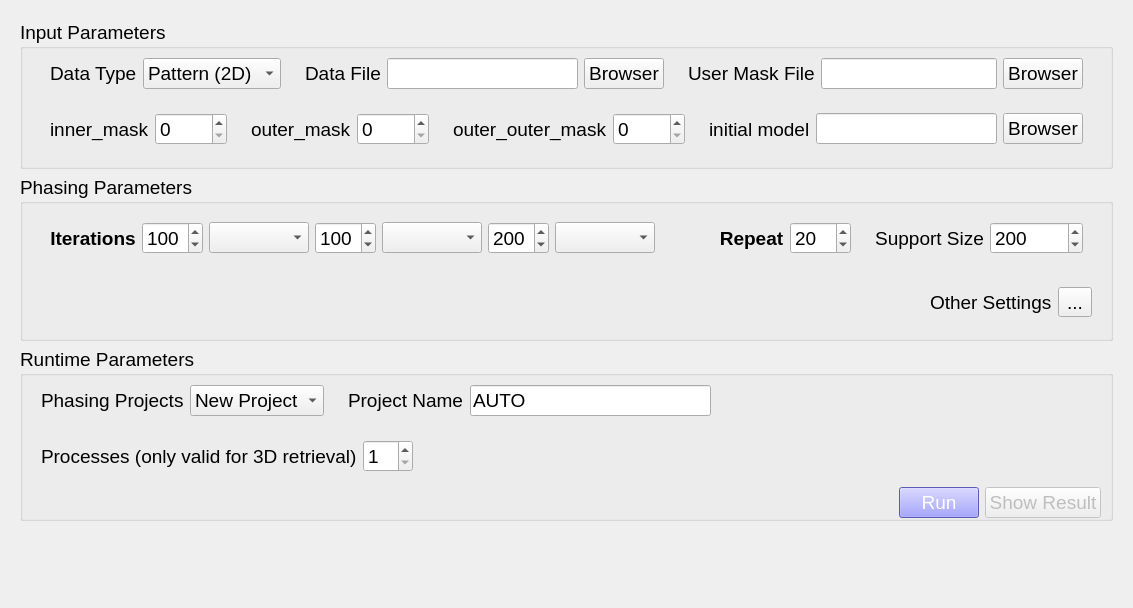
          <widget class="QWidget" name="tab_phasing">
           <attribute name="title">
            <string>Phase Retrieval</string>
           </attribute>
           <layout class="QVBoxLayout" name="verticalLayout_30">
            <item>
             <widget class="QWidget" name="widget_79" native="true">
              <layout class="QVBoxLayout" name="verticalLayout_25">
               <item>
                <widget class="QGroupBox" name="groupBox_6">
                 <property name="font">
                  <font>
                   <pointsize>14</pointsize>
                  </font>
                 </property>
                 <property name="title">
                  <string notr="true">Input Parameters</string>
                 </property>
                 <property name="flat">
                  <bool>false</bool>
                 </property>
                 <property name="checkable">
                  <bool>false</bool>
                 </property>
                 <layout class="QVBoxLayout" name="verticalLayout_21">
                  <property name="topMargin">
                   <number>0</number>
                  </property>
                  <property name="bottomMargin">
                   <number>12</number>
                  </property>
                  <item>
                   <widget class="QWidget" name="widget_55" native="true">
                    <layout class="QHBoxLayout" name="horizontalLayout_45">
                     <property name="topMargin">
                      <number>0</number>
                     </property>
                     <property name="bottomMargin">
                      <number>0</number>
                     </property>
                     <item>
                      <widget class="QWidget" name="widget_52" native="true">
                       <layout class="QHBoxLayout" name="horizontalLayout_42">
                        <item>
                         <widget class="QLabel" name="label_42">
                          <property name="font">
                           <font>
                            <pointsize>14</pointsize>
                           </font>
                          </property>
                          <property name="text">
                           <string>Data Type</string>
                          </property>
                         </widget>
                        </item>
                        <item>
                         <widget class="QComboBox" name="comboBox_8">
                          <item>
                           <property name="text">
                            <string>Pattern (2D)</string>
                           </property>
                          </item>
                          <item>
                           <property name="text">
                            <string>Volume (3D)</string>
                           </property>
                          </item>
                         </widget>
                        </item>
                       </layout>
                      </widget>
                     </item>
                     <item>
                      <widget class="QWidget" name="widget_53" native="true">
                       <layout class="QHBoxLayout" name="horizontalLayout_43" stretch="0,1,0">
                        <item>
                         <widget class="QLabel" name="label_43">
                          <property name="sizePolicy">
                           <sizepolicy hsizetype="Preferred" vsizetype="Preferred">
                            <horstretch>0</horstretch>
                            <verstretch>0</verstretch>
                           </sizepolicy>
                          </property>
                          <property name="font">
                           <font>
                            <pointsize>14</pointsize>
                           </font>
                          </property>
                          <property name="mouseTracking">
                           <bool>true</bool>
                          </property>
                          <property name="toolTip">
                           <string extracomment="All H5 and CXI files are selected as data file, and &quot;mask.npy&quot; is mask file">&lt;html&gt;&lt;head/&gt;&lt;body&gt;&lt;p&gt;Support &amp;quot;.npy&amp;quot; &amp;amp; &amp;quot;.bin&amp;quot; files&lt;/p&gt;&lt;/body&gt;&lt;/html&gt;</string>
                          </property>
                          <property name="statusTip">
                           <string extracomment="All H5 and CXI files are selected as data file, and &quot;mask.npy&quot; is mask file"/>
                          </property>
                          <property name="whatsThis">
                           <string extracomment="All H5 and CXI files are selected as data file, and &quot;mask.npy&quot; is mask file"/>
                          </property>
                          <property name="text">
                           <string>Data File</string>
                          </property>
                         </widget>
                        </item>
                        <item>
                         <widget class="QLineEdit" name="lineEdit_9">
                          <property name="sizePolicy">
                           <sizepolicy hsizetype="Expanding" vsizetype="Fixed">
                            <horstretch>1</horstretch>
                            <verstretch>0</verstretch>
                           </sizepolicy>
                          </property>
                         </widget>
                        </item>
                        <item>
                         <widget class="QPushButton" name="pushButton_14">
                          <property name="sizePolicy">
                           <sizepolicy hsizetype="Minimum" vsizetype="Fixed">
                            <horstretch>0</horstretch>
                            <verstretch>0</verstretch>
                           </sizepolicy>
                          </property>
                          <property name="text">
                           <string>Browser</string>
                          </property>
                         </widget>
                        </item>
                       </layout>
                      </widget>
                     </item>
                     <item>
                      <widget class="QWidget" name="widget_54" native="true">
                       <layout class="QHBoxLayout" name="horizontalLayout_44" stretch="0,1,0">
                        <item>
                         <widget class="QLabel" name="label_44">
                          <property name="font">
                           <font>
                            <pointsize>14</pointsize>
                           </font>
                          </property>
                          <property name="toolTip">
                           <string>&lt;html&gt;&lt;head/&gt;&lt;body&gt;&lt;p&gt;support &amp;quot;.npy&amp;quot; &amp;amp; binary file&lt;/p&gt;&lt;/body&gt;&lt;/html&gt;</string>
                          </property>
                          <property name="text">
                           <string>User Mask File</string>
                          </property>
                         </widget>
                        </item>
                        <item>
                         <widget class="QLineEdit" name="lineEdit_10"/>
                        </item>
                        <item>
                         <widget class="QPushButton" name="pushButton_15">
                          <property name="text">
                           <string>Browser</string>
                          </property>
                         </widget>
                        </item>
                       </layout>
                      </widget>
                     </item>
                    </layout>
                   </widget>
                  </item>
                  <item>
                   <widget class="QWidget" name="widget_56" native="true">
                    <layout class="QHBoxLayout" name="horizontalLayout_50">
                     <property name="topMargin">
                      <number>0</number>
                     </property>
                     <property name="bottomMargin">
                      <number>0</number>
                     </property>
                     <item>
                      <widget class="QWidget" name="widget_57" native="true">
                       <layout class="QHBoxLayout" name="horizontalLayout_46">
                        <item>
                         <widget class="QLabel" name="label_45">
                          <property name="font">
                           <font>
                            <pointsize>14</pointsize>
                           </font>
                          </property>
                          <property name="toolTip">
                           <string>&lt;html&gt;&lt;head/&gt;&lt;body&gt;&lt;p&gt;0 means None&lt;/p&gt;&lt;/body&gt;&lt;/html&gt;</string>
                          </property>
                          <property name="text">
                           <string>inner_mask</string>
                          </property>
                         </widget>
                        </item>
                        <item>
                         <widget class="QSpinBox" name="spinBox_20">
                          <property name="maximum">
                           <number>1024</number>
                          </property>
                         </widget>
                        </item>
                       </layout>
                      </widget>
                     </item>
                     <item>
                      <widget class="QWidget" name="widget_58" native="true">
                       <layout class="QHBoxLayout" name="horizontalLayout_47">
                        <item>
                         <widget class="QLabel" name="label_46">
                          <property name="font">
                           <font>
                            <pointsize>14</pointsize>
                           </font>
                          </property>
                          <property name="toolTip">
                           <string>&lt;html&gt;&lt;head/&gt;&lt;body&gt;&lt;p&gt;0 means None&lt;/p&gt;&lt;/body&gt;&lt;/html&gt;</string>
                          </property>
                          <property name="text">
                           <string>outer_mask</string>
                          </property>
                         </widget>
                        </item>
                        <item>
                         <widget class="QSpinBox" name="spinBox_21">
                          <property name="maximum">
                           <number>1024</number>
                          </property>
                         </widget>
                        </item>
                       </layout>
                      </widget>
                     </item>
                     <item>
                      <widget class="QWidget" name="widget_59" native="true">
                       <layout class="QHBoxLayout" name="horizontalLayout_48">
                        <item>
                         <widget class="QLabel" name="label_47">
                          <property name="font">
                           <font>
                            <pointsize>14</pointsize>
                           </font>
                          </property>
                          <property name="toolTip">
                           <string>&lt;html&gt;&lt;head/&gt;&lt;body&gt;&lt;p&gt;0 means None&lt;/p&gt;&lt;/body&gt;&lt;/html&gt;</string>
                          </property>
                          <property name="text">
                           <string>outer_outer_mask</string>
                          </property>
                         </widget>
                        </item>
                        <item>
                         <widget class="QSpinBox" name="spinBox_22">
                          <property name="maximum">
                           <number>1024</number>
                          </property>
                         </widget>
                        </item>
                       </layout>
                      </widget>
                     </item>
                     <item>
                      <widget class="QWidget" name="widget_60" native="true">
                       <layout class="QHBoxLayout" name="horizontalLayout_49">
                        <item>
                         <widget class="QLabel" name="label_48">
                          <property name="font">
                           <font>
                            <pointsize>14</pointsize>
                           </font>
                          </property>
                          <property name="toolTip">
                           <string>&lt;html&gt;&lt;head/&gt;&lt;body&gt;&lt;p&gt;0 means None&lt;/p&gt;&lt;/body&gt;&lt;/html&gt;</string>
                          </property>
                          <property name="text">
                           <string>initial model</string>
                          </property>
                         </widget>
                        </item>
                        <item>
                         <widget class="QLineEdit" name="lineEdit_11"/>
                        </item>
                        <item>
                         <widget class="QPushButton" name="pushButton_16">
                          <property name="text">
                           <string>Browser</string>
                          </property>
                         </widget>
                        </item>
                       </layout>
                      </widget>
                     </item>
                    </layout>
                   </widget>
                  </item>
                 </layout>
                </widget>
               </item>
               <item>
                <widget class="QGroupBox" name="groupBox_7">
                 <property name="font">
                  <font>
                   <pointsize>14</pointsize>
                  </font>
                 </property>
                 <property name="title">
                  <string>Phasing Parameters</string>
                 </property>
                 <layout class="QVBoxLayout" name="verticalLayout_24">
                  <property name="topMargin">
                   <number>0</number>
                  </property>
                  <property name="bottomMargin">
                   <number>12</number>
                  </property>
                  <item>
                   <widget class="QWidget" name="widget_61" native="true">
                    <layout class="QHBoxLayout" name="horizontalLayout_54" stretch="0,1,0,0">
                     <item>
                      <widget class="QWidget" name="widget_62" native="true">
                       <layout class="QHBoxLayout" name="horizontalLayout_51">
                        <item>
                         <widget class="QLabel" name="label_49">
                          <property name="font">
                           <font>
                            <pointsize>14</pointsize>
                            <weight>75</weight>
                            <bold>true</bold>
                           </font>
                          </property>
                          <property name="toolTip">
                           <string>&lt;html&gt;&lt;head/&gt;&lt;body&gt;&lt;p&gt;&lt;span style=&quot; font-weight:400;&quot;&gt;set the number to 0 if you don't want any steps in the loop&lt;/span&gt;&lt;/p&gt;&lt;/body&gt;&lt;/html&gt;</string>
                          </property>
                          <property name="text">
                           <string>Iterations</string>
                          </property>
                          <property name="alignment">
                           <set>Qt::AlignCenter</set>
                          </property>
                         </widget>
                        </item>
                        <item>
                         <widget class="QSpinBox" name="spinBox_23">
                          <property name="minimum">
                           <number>0</number>
                          </property>
                          <property name="maximum">
                           <number>500</number>
                          </property>
                          <property name="value">
                           <number>100</number>
                          </property>
                         </widget>
                        </item>
                        <item>
                         <widget class="QComboBox" name="comboBox_9"/>
                        </item>
                        <item>
                         <widget class="QSpinBox" name="spinBox_24">
                          <property name="minimum">
                           <number>0</number>
                          </property>
                          <property name="maximum">
                           <number>500</number>
                          </property>
                          <property name="value">
                           <number>100</number>
                          </property>
                         </widget>
                        </item>
                        <item>
                         <widget class="QComboBox" name="comboBox_10"/>
                        </item>
                        <item>
                         <widget class="QSpinBox" name="spinBox_25">
                          <property name="minimum">
                           <number>0</number>
                          </property>
                          <property name="maximum">
                           <number>500</number>
                          </property>
                          <property name="value">
                           <number>200</number>
                          </property>
                         </widget>
                        </item>
                        <item>
                         <widget class="QComboBox" name="comboBox_11"/>
                        </item>
                       </layout>
                      </widget>
                     </item>
                     <item>
                      <spacer name="horizontalSpacer_19">
                       <property name="orientation">
                        <enum>Qt::Horizontal</enum>
                       </property>
                       <property name="sizeHint" stdset="0">
                        <size>
                         <width>40</width>
                         <height>20</height>
                        </size>
                       </property>
                      </spacer>
                     </item>
                     <item>
                      <widget class="QWidget" name="widget_64" native="true">
                       <layout class="QHBoxLayout" name="horizontalLayout_53">
                        <item>
                         <widget class="QLabel" name="label_51">
                          <property name="font">
                           <font>
                            <pointsize>14</pointsize>
                            <weight>75</weight>
                            <bold>true</bold>
                           </font>
                          </property>
                          <property name="text">
                           <string>Repeat</string>
                          </property>
                          <property name="alignment">
                           <set>Qt::AlignCenter</set>
                          </property>
                         </widget>
                        </item>
                        <item>
                         <widget class="QSpinBox" name="spinBox_27">
                          <property name="minimum">
                           <number>1</number>
                          </property>
                          <property name="maximum">
                           <number>100</number>
                          </property>
                          <property name="value">
                           <number>20</number>
                          </property>
                         </widget>
                        </item>
                       </layout>
                      </widget>
                     </item>
                     <item>
                      <widget class="QWidget" name="widget_63" native="true">
                       <layout class="QHBoxLayout" name="horizontalLayout_52">
                        <item>
                         <widget class="QLabel" name="label_50">
                          <property name="font">
                           <font>
                            <pointsize>14</pointsize>
                           </font>
                          </property>
                          <property name="text">
                           <string>Support Size</string>
                          </property>
                          <property name="alignment">
                           <set>Qt::AlignCenter</set>
                          </property>
                         </widget>
                        </item>
                        <item>
                         <widget class="QSpinBox" name="spinBox_26">
                          <property name="minimum">
                           <number>1</number>
                          </property>
                          <property name="maximum">
                           <number>10000000</number>
                          </property>
                          <property name="value">
                           <number>200</number>
                          </property>
                         </widget>
                        </item>
                       </layout>
                      </widget>
                     </item>
                    </layout>
                   </widget>
                  </item>
                  <item>
                   <widget class="QWidget" name="widget_70" native="true">
                    <layout class="QHBoxLayout" name="horizontalLayout_60">
                     <item>
                      <spacer name="horizontalSpacer_10">
                       <property name="orientation">
                        <enum>Qt::Horizontal</enum>
                       </property>
                       <property name="sizeHint" stdset="0">
                        <size>
                         <width>889</width>
                         <height>20</height>
                        </size>
                       </property>
                      </spacer>
                     </item>
                     <item>
                      <widget class="QLabel" name="label_64">
                       <property name="text">
                        <string>Other Settings</string>
                       </property>
                      </widget>
                     </item>
                     <item>
                      <widget class="QToolButton" name="toolButton">
                       <property name="text">
                        <string>...</string>
                       </property>
                      </widget>
                     </item>
                    </layout>
                   </widget>
                  </item>
                 </layout>
                </widget>
               </item>
               <item>
                <widget class="QGroupBox" name="groupBox_8">
                 <property name="font">
                  <font>
                   <pointsize>14</pointsize>
                  </font>
                 </property>
                 <property name="title">
                  <string>Runtime Parameters</string>
                 </property>
                 <layout class="QVBoxLayout" name="verticalLayout_23">
                  <property name="leftMargin">
                   <number>0</number>
                  </property>
                  <property name="topMargin">
                   <number>0</number>
                  </property>
                  <property name="rightMargin">
                   <number>0</number>
                  </property>
                  <property name="bottomMargin">
                   <number>0</number>
                  </property>
                  <item>
                   <widget class="QWidget" name="widget_65" native="true">
                    <layout class="QHBoxLayout" name="horizontalLayout_55">
                     <property name="topMargin">
                      <number>0</number>
                     </property>
                     <property name="bottomMargin">
                      <number>0</number>
                     </property>
                     <item>
                      <widget class="QWidget" name="widget_66" native="true">
                       <layout class="QHBoxLayout" name="horizontalLayout_56">
                        <item>
                         <widget class="QLabel" name="label_52">
                          <property name="text">
                           <string>Phasing Projects</string>
                          </property>
                         </widget>
                        </item>
                        <item>
                         <widget class="QComboBox" name="comboBox_12">
                          <item>
                           <property name="text">
                            <string>New Project</string>
                           </property>
                          </item>
                         </widget>
                        </item>
                       </layout>
                      </widget>
                     </item>
                     <item>
                      <widget class="QWidget" name="widget_67" native="true">
                       <layout class="QHBoxLayout" name="horizontalLayout_57">
                        <item>
                         <widget class="QLabel" name="label_53">
                          <property name="text">
                           <string>Project Name</string>
                          </property>
                         </widget>
                        </item>
                        <item>
                         <widget class="QLineEdit" name="lineEdit_12">
                          <property name="text">
                           <string>AUTO</string>
                          </property>
                         </widget>
                        </item>
                       </layout>
                      </widget>
                     </item>
                     <item>
                      <spacer name="horizontalSpacer_7">
                       <property name="orientation">
                        <enum>Qt::Horizontal</enum>
                       </property>
                       <property name="sizeHint" stdset="0">
                        <size>
                         <width>251</width>
                         <height>20</height>
                        </size>
                       </property>
                      </spacer>
                     </item>
                    </layout>
                   </widget>
                  </item>
                  <item>
                   <widget class="QWidget" name="widget_68" native="true">
                    <layout class="QHBoxLayout" name="horizontalLayout_58" stretch="0,1">
                     <property name="topMargin">
                      <number>0</number>
                     </property>
                     <property name="bottomMargin">
                      <number>0</number>
                     </property>
                     <item>
                      <widget class="QWidget" name="widget_69" native="true">
                       <layout class="QHBoxLayout" name="horizontalLayout_59" stretch="0,1">
                        <item>
                         <widget class="QLabel" name="label_54">
                          <property name="text">
                           <string>Processes (only valid for 3D retrieval)</string>
                          </property>
                         </widget>
                        </item>
                        <item>
                         <widget class="QSpinBox" name="spinBox_28">
                          <property name="font">
                           <font>
                            <pointsize>14</pointsize>
                           </font>
                          </property>
                          <property name="minimum">
                           <number>1</number>
                          </property>
                         </widget>
                        </item>
                       </layout>
                      </widget>
                     </item>
                     <item>
                      <spacer name="horizontalSpacer_8">
                       <property name="orientation">
                        <enum>Qt::Horizontal</enum>
                       </property>
                       <property name="sizeHint" stdset="0">
                        <size>
                         <width>348</width>
                         <height>20</height>
                        </size>
                       </property>
                      </spacer>
                     </item>
                    </layout>
                   </widget>
                  </item>
                  <item>
                   <widget class="QWidget" name="widget_72" native="true">
                    <layout class="QHBoxLayout" name="horizontalLayout_62" stretch="0,0,0">
                     <property name="topMargin">
                      <number>0</number>
                     </property>
                     <property name="bottomMargin">
                      <number>0</number>
                     </property>
                     <item>
                      <spacer name="horizontalSpacer_9">
                       <property name="orientation">
                        <enum>Qt::Horizontal</enum>
                       </property>
                       <property name="sizeHint" stdset="0">
                        <size>
                         <width>40</width>
                         <height>20</height>
                        </size>
                       </property>
                      </spacer>
                     </item>
                     <item>
                      <widget class="QPushButton" name="pushButton_17">
                       <property name="cursor">
                        <cursorShape>PointingHandCursor</cursorShape>
                       </property>
                       <property name="styleSheet">
                        <string notr="true">background-color: rgb(128, 128, 255);
color: rgb(255, 255, 255);</string>
                       </property>
                       <property name="text">
                        <string>Run</string>
                       </property>
                      </widget>
                     </item>
                     <item>
                      <widget class="QPushButton" name="pushButton_18">
                       <property name="enabled">
                        <bool>false</bool>
                       </property>
                       <property name="text">
                        <string>Show Result</string>
                       </property>
                      </widget>
                     </item>
                    </layout>
                   </widget>
                  </item>
                 </layout>
                </widget>
               </item>
               <item>
                <spacer name="verticalSpacer_6">
                 <property name="orientation">
                  <enum>Qt::Vertical</enum>
                 </property>
                 <property name="sizeHint" stdset="0">
                  <size>
                   <width>20</width>
                   <height>67</height>
                  </size>
                 </property>
                </spacer>
               </item>
              </layout>
             </widget>
            </item>
           </layout>
          </widget>
